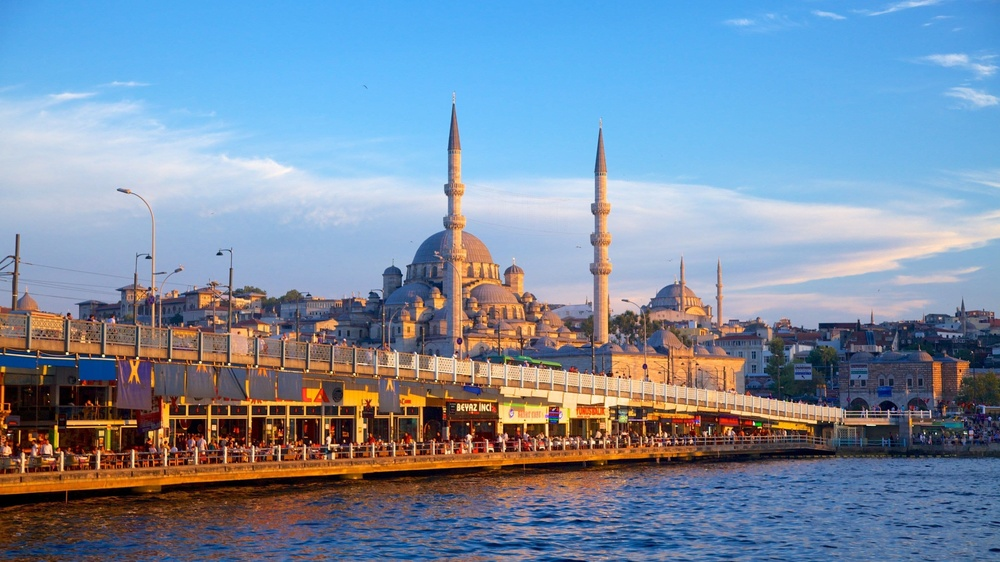
#> input picture insan.jpg, 1000 x 562 px, shrunk from 3840 x 2160 before the run
$ python row_vs_col_major.py
#> lines starting #> are read from the running program, lines starting #| are printed output that depends on the picture
import cv2
import numpy as np
import time

# 1. Fotografi oku ve griye cevir
img_bgr = cv2.imread('insan.jpg')
#> img_bgr is the input picture: shape (562, 1000, 3); mean B, G, R 163.2, 140.9, 122.5
if img_bgr is None:
    raise FileNotFoundError("'insan.jpg' dosyasi bulunamadi! Klasore resmi ekleyin.")

img_gray = cv2.cvtColor(img_bgr, cv2.COLOR_BGR2GRAY)
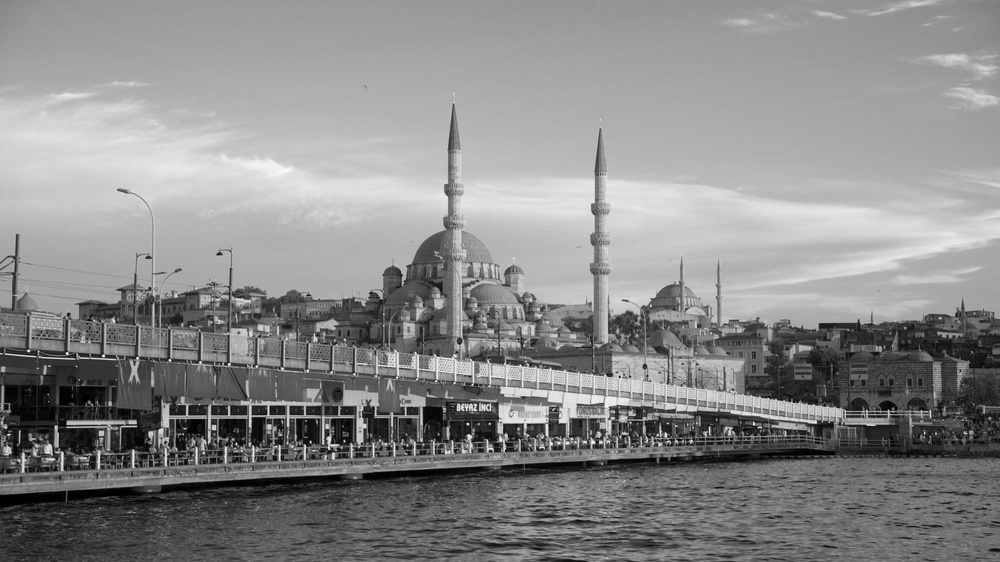
#> img_gray: shape (562, 1000); min 0, max 252, mean 138
yukseklik, genislik = img_gray.shape
#> yukseklik = 562; genislik = 1000

print(f"Resim Boyutu: {genislik}x{yukseklik} ({genislik * yukseklik:,} piksel)\n")
#| Resim Boyutu: 1000x562 (562,000 piksel)

cikis1 = np.zeros_like(img_gray)
cikis2 = np.zeros_like(img_gray)

# DENEY 1: Once Satirlar (i), Sonra Sutunlar (j) - [Row-Major: Hizli Olan]
baslangic1 = time.perf_counter()
for i in range(yukseklik):
    for j in range(genislik):
        p = int(img_gray[i, j])
        cikis1[i, j] = (p // 4) * 4
bitis1 = time.perf_counter()
sure1 = bitis1 - baslangic1
print(f"1. Yontem (Satir -> Sutun) Suresi : {sure1:.4f} saniye")

# DENEY 2: Once Sutunlar (j), Sonra Satirlar (i) - [Column-Major: Yavas Olan]
baslangic2 = time.perf_counter()
for j in range(genislik):
    for i in range(yukseklik):
        p = int(img_gray[i, j])
        cikis2[i, j] = (p // 4) * 4
bitis2 = time.perf_counter()
sure2 = bitis2 - baslangic2
print(f"2. Yontem (Sutun -> Satir) Suresi : {sure2:.4f} saniye")

# Kiyaslama
oran = (sure2 / sure1) if sure1 > 0 else 0
print("\n--- Degerlendirme ---")
print(f"Satir-Sutun sirasi, Sutun-Satir sirasina gore {oran:.2f} kat daha hizli calisti.")
